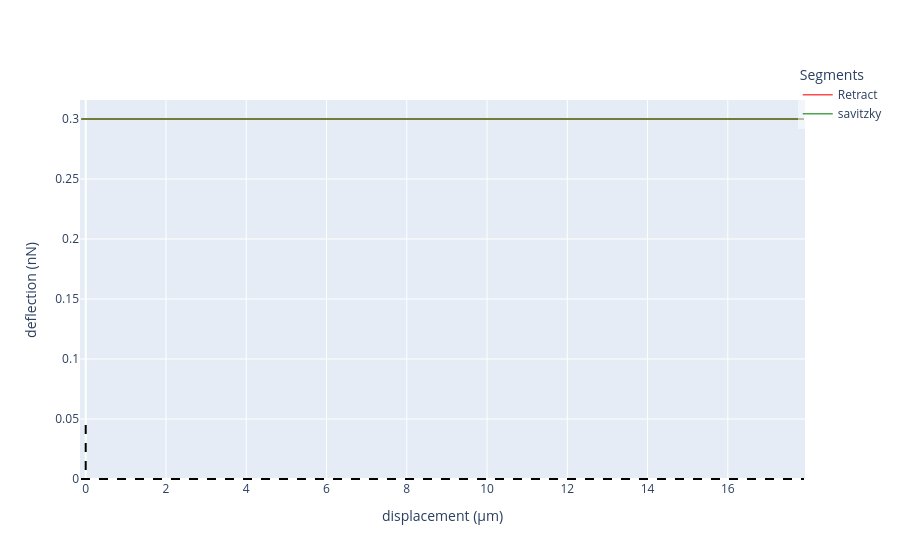

Source (notebook cell):
### Code cell
import plotly.graph_objects as go

fig = go.Figure()

fig.add_trace(go.Scatter(
    x=ret_corrected_displacement,
    y=corrected_deflection_ret,
    mode='lines',
    name='Retract',
    line=dict(color='red', width=1.5),
    opacity=0.7
))

# fig.add_trace(go.Scatter(
#     x=ret_corrected_displacement,
#     y=smooth_defl,
#     mode='lines',
#     name='Smoothed Derivative',
#     line=dict(color='blue', width=1.5, dash='dash'),
#     opacity=0.7
# ))

fig.add_trace(go.Scatter(
    x=ret_corrected_displacement,
    y=savitz_defl,
    mode='lines',
    name='savitzky',
    line=dict(color='green', width=1.5),
    opacity=0.7
))

# Add horizontal and vertical lines at y=0 and x=0
fig.add_shape(type='line',
              x0=ret_corrected_displacement.min(),
              x1=ret_corrected_displacement.max(),
              y0=0, y1=0,
              line=dict(color='black', dash='dash'))
fig.add_shape(type='line',
              x0=0, x1=0,
              y0=y_lower_limit, y1=max_positive_value*1.1,
              line=dict(color='black', dash='dash'))

fig.update_layout(
    xaxis_title='displacement (μm)',
    yaxis_title='deflection (nN)',
    legend=dict(title='Segments', bgcolor='rgba(255,255,255,0.5)', x=0.99, y=1.1),
    showlegend=True
)

fig.show()

### Figure 1 — Plotly figure (JSON) as saved in the notebook; plotly's stock layout.template omitted (floating-point values rounded to 4 significant figures; data arrays with more than 128 entries replaced by an {"elided": "..."} marker saying what was removed)
{"data": [{"line": {"color": "red", "width": 1.5}, "mode": "lines", "name": "Retract", "opacity": 0.7, "type": "scatter", "x": {"elided": "8986 float values"}, "y": {"elided": "8986 float values"}}, {"line": {"color": "green", "width": 1.5}, "mode": "lines", "name": "savitzky", "opacity": 0.7, "type": "scatter", "x": {"elided": "8986 float values"}, "y": {"elided": "8986 float values"}}], "layout": {"legend": {"bgcolor": "rgba(255,255,255,0.5)", "title": {"text": "Segments"}, "x": 0.99, "y": 1.1}, "shapes": [{"line": {"color": "black", "dash": "dash"}, "type": "line", "x0": -0.1173, "x1": 17.9, "y0": 0, "y1": 0}, {"line": {"color": "black", "dash": "dash"}, "type": "line", "x0": 0, "x1": 0, "y0": 0.045, "y1": 5.801e-09}], "showlegend": true, "xaxis": {"title": {"text": "displacement (μm)"}}, "yaxis": {"title": {"text": "deflection (nN)"}}}}
